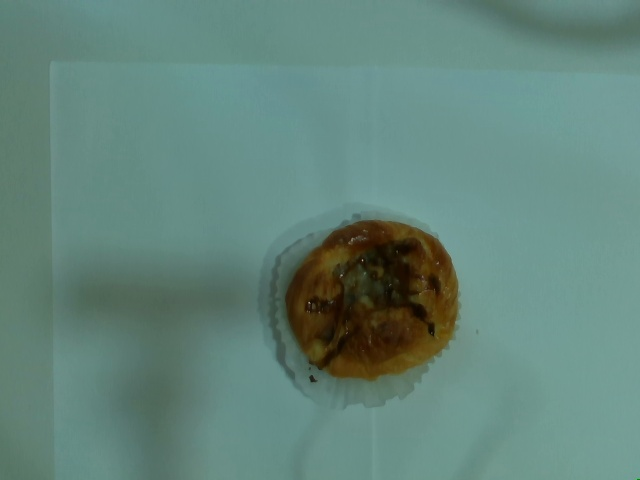
#> input picture Notebooks/AIoT/jupyter-notebok/data/image_folder/apple/apple_color_0.jpg, 640 x 480 px
$ jupyter execute '画像の切り取り_練習.ipynb'
#> lines starting #> are read from the running program, lines starting #| are printed output that depends on the picture; after the words box and inside, x2 and y2 are one past the last pixel; in counts of white or black regions, pixels touching at a corner belong together
[cell 1]
import cv2
from matplotlib import pyplot as plt
import seaborn as sns
import collections
import numpy as np
import itertools
import glob
import pandas as pd
from sklearn.preprocessing import LabelEncoder
from sklearn.neighbors import KNeighborsClassifier
import copy

[cell 2]
img = cv2.imread('data/image_folder/apple/apple_color_0.jpg')
#> img is the input picture: shape (480, 640, 3); mean B, G, R 123.2, 133, 99.4
img_copy = img.copy()
img_HSV = cv2.cvtColor(img_copy, cv2.COLOR_BGR2HSV)
#> img_HSV: shape (480, 640, 3); mean H, S, V 78.5, 78.1, 134.3
img_HSV = cv2.GaussianBlur(img_HSV, (9, 9), 3)
#> img_HSV: shape (480, 640, 3); mean H, S, V 78.5, 78.1, 134.3

#アップルパンを検出
# detect tulips
img_H, img_S, img_V = cv2.split(img_HSV)
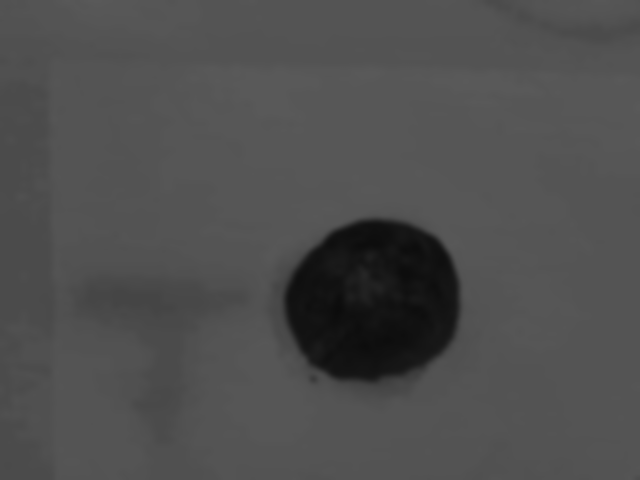
#> img_H: shape (480, 640); min 11, max 90, mean 78.5
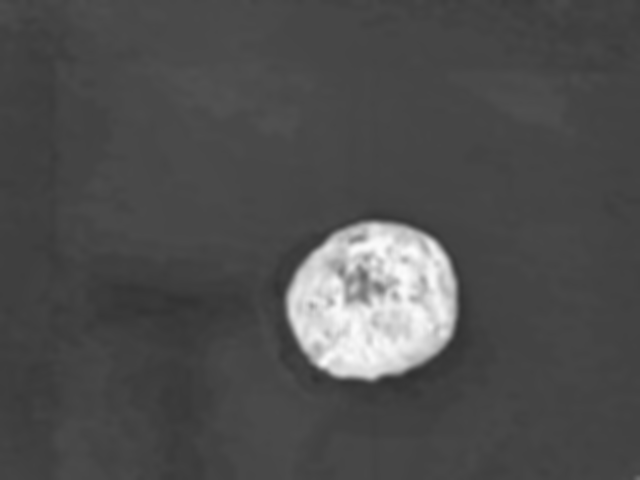
#> img_S: shape (480, 640); min 48, max 252, mean 78.1
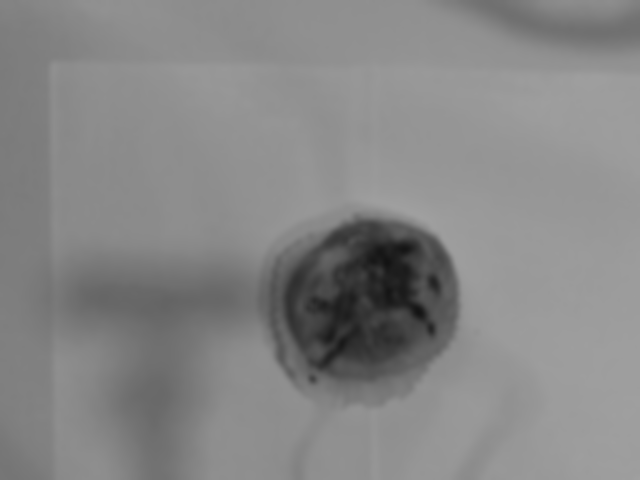
#> img_V: shape (480, 640); min 19, max 160, mean 134.3
_thre, img_apple = cv2.threshold(img_H, 60, 255, cv2.THRESH_BINARY)
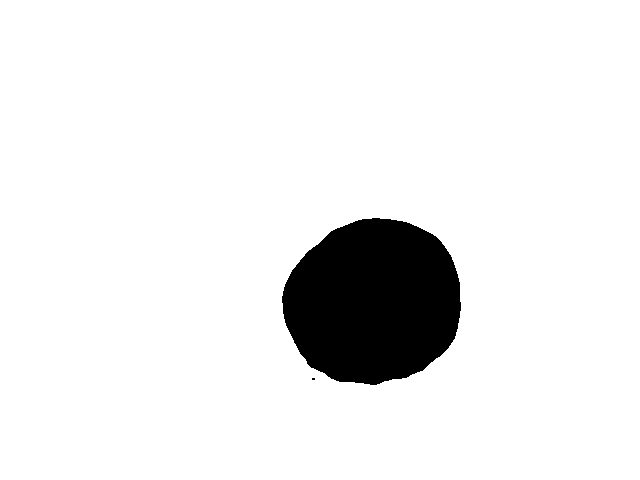
#> img_apple: shape (480, 640); 92.4% white; 2 black regions (1 under 20 px)
cv2.imwrite('data/image_folder/apple/apple_mask.jpg', img_apple)


contours, hierarchy = cv2.findContours(img_apple, cv2.RETR_LIST, cv2.CHAIN_APPROX_NONE)
#> contours = 3 contours, 1 with area under 20; largest, box (x1, y1, x2, y2) and area: (0, 0, 640, 480) 306081, (281, 217, 462, 386) 23516
xList = []
yList = []
wList = []
hList = []


for i in range(0, len(contours)):
    if len(contours[i]) > 0:

        # remove small objects
        if cv2.contourArea(contours[i]) < 500:
            continue

        rect = contours[i]
        x, y, w, h = cv2.boundingRect(rect)
        cv2.rectangle(img_copy, (x, y), (x + w, y + h), (0, 0, 0), 10)
        cv2.circle(img_copy, (x,y), 9, (255,255,255), thickness= -1)
        cv2.circle(img_copy, (x+w,y), 9, (255,255,255), thickness= -1)
        cv2.circle(img_copy, (x,y+h), 9, (255,255,255), thickness= -1)
        cv2.circle(img_copy, (x+w,y+h), 9, (255,255,255), thickness= -1)
        xList.append(x)
        yList.append(y)
        wList.append(w)
        hList.append(h)
#> this loop made 3 passes
#> (x, y, w, h) on passes 2 to 3: (281, 217, 181, 169), (0, 0, 640, 480)
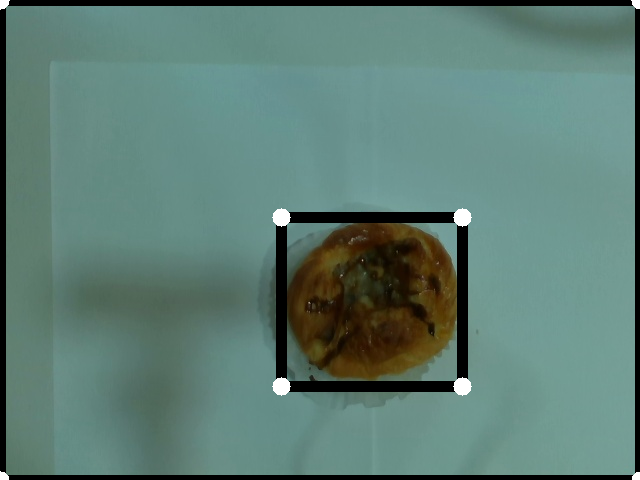
#> img_copy: shape (480, 640, 3); 6.57% of pixels changed, all inside (x1, y1, x2, y2) = (0, 0, 640, 480)
#> after the loop, hList = [169, 480]; wList = [181, 640]; xList = [281, 0]; yList = [217, 0]

# save
cv2.imwrite('data/image_folder/apple/apple_boundingbox.jpg', img_copy)
RGB_img = plt.imshow(cv2.cvtColor(img_copy, cv2.COLOR_BGR2RGB))
plt.show(RGB_img)

[cell 3]
cv2.imshow("color",img)   #img_copyにコピーしておいたので、imgは変化なし
cv2.waitKey(0)
cv2.destroyAllWindows()

# 取得した座標の確認

[cell 4]
for i in range(len(xList)):
    print('x', i , xList[i])
    print('y', i , yList[i])
    print('w', i , wList[i])
    print('h', i , hList[i])
#> this loop made 2 passes
#| x 0 281
#| y 0 217
#| w 0 181
#| h 0 169
#| x 1 0
#| y 1 0
#| w 1 640
#| h 1 480

[cell 5]
cut_img = img[yList[0]:yList[0] + hList[0], xList[0]:xList[0] + wList[0]]
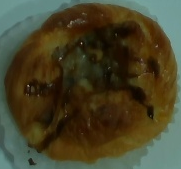
#> cut_img: shape (169, 181, 3); mean B, G, R 41.4, 66.9, 71.1
RGB_cut_img = plt.imshow(cv2.cvtColor(cut_img, cv2.COLOR_BGR2RGB))
plt.show(RGB_cut_img)

cv2.imwrite("data/image_folder/apple/cut_apple.jpg.jpg", cut_img)
#> Out = True

[cell 6]
check_img = img.copy()
check_img[:, :, (0, 1)] = 0
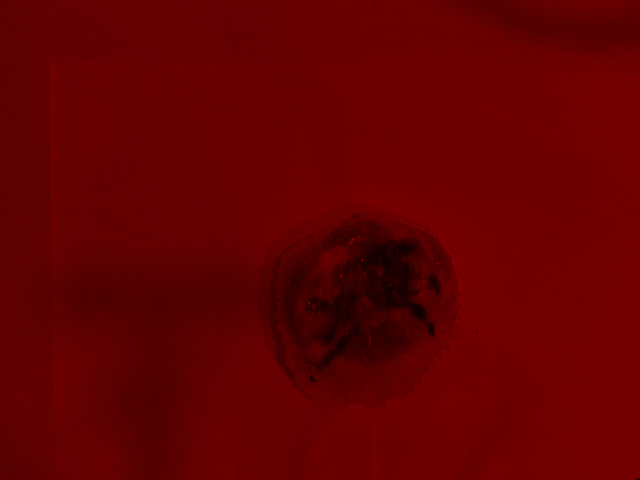
#> check_img: shape (480, 640, 3); mean B, G, R 0, 0, 99.4
plot_img = plt.imshow(cv2.cvtColor(check_img, cv2.COLOR_BGR2RGB))
plt.show(plot_img)

$ run again, with Notebooks/AIoT/jupyter-notebok/data/image_folder/apple/apple_boundingbox.jpg copied over Notebooks/AIoT/jupyter-notebok/data/image_folder/apple/apple_color_0.jpg
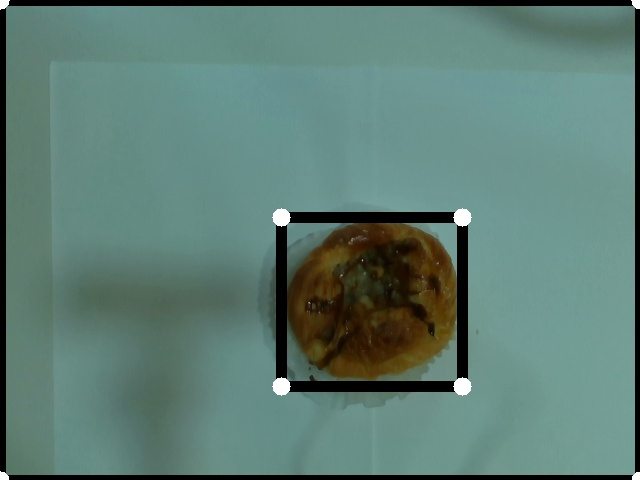
#> input picture Notebooks/AIoT/jupyter-notebok/data/image_folder/apple/apple_boundingbox.jpg, 640 x 480 px
#> img is the input picture: shape (480, 640, 3); mean B, G, R 116.1, 125.2, 94
#> `_thre, img_apple = cv2.threshold(img_H, 60, 255, cv2.THRESH_BINARY)`:
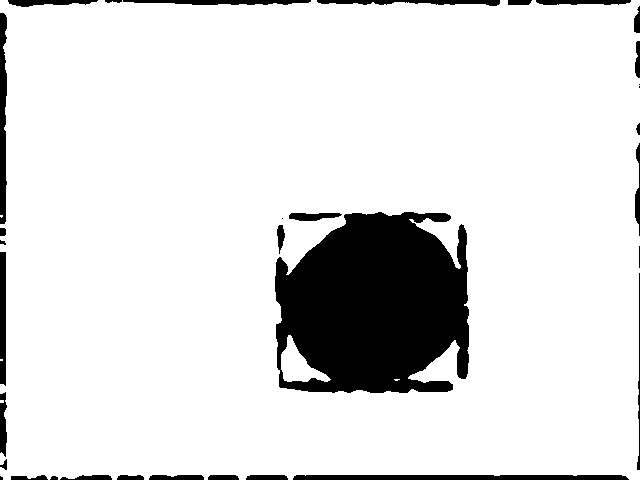
#> img_apple: shape (480, 640); 88% white; 33 black regions (5 under 20 px)
#> contours = 10 contours, 5 with area under 20; largest, box (x1, y1, x2, y2) and area: (0, 0, 640, 480) 297584, (274, 211, 470, 394) 29662, (281, 335, 331, 382) 988, (288, 212, 343, 222) 366, (276, 224, 286, 255) 174
#> the loop `for i in range(0, len(contours)):` made 10 passes
#> (x, y, w, h) on passes 4, 9, 10: (281, 335, 50, 47), (274, 211, 196, 183), (0, 0, 640, 480)
#> after the loop `for i in range(0, len(contours)):`: hList = [47, 183, 480]; wList = [50, 196, 640]; xList = [281, 274, 0]; yList = [335, 211, 0]
#> the loop `for i in range(len(xList)):` made 3 passes
#| x 0 281
#| y 0 335
#| w 0 50
#| h 0 47
#| x 1 274
#| y 1 211
#> (further printed lines are left out)
#> Out = True
#> `check_img[:, :, (0, 1)] = 0`:
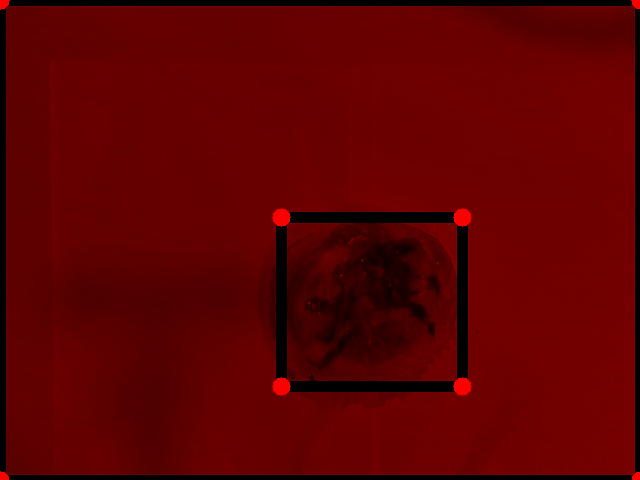
#> check_img: shape (480, 640, 3); mean B, G, R 0, 0, 94
